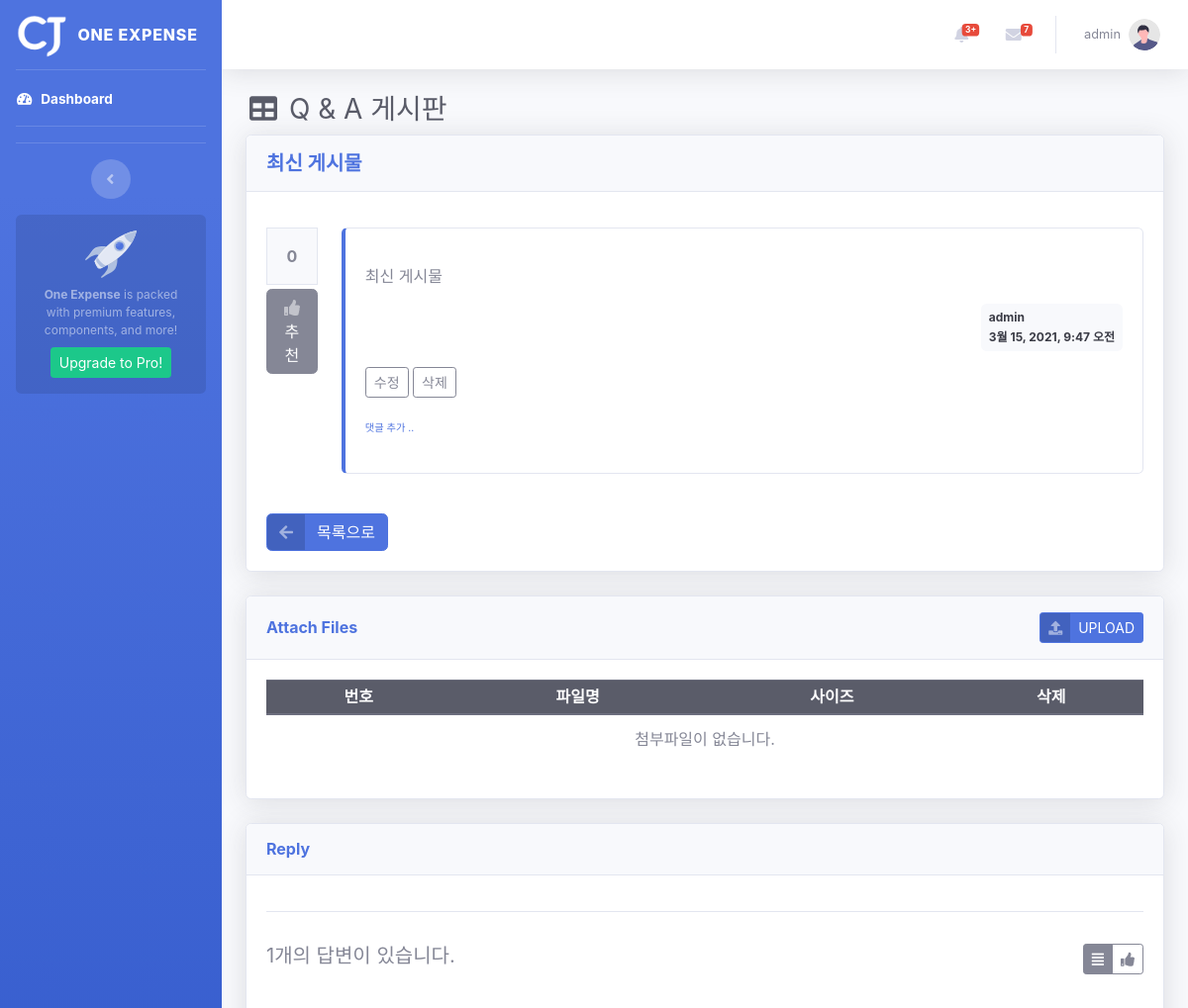
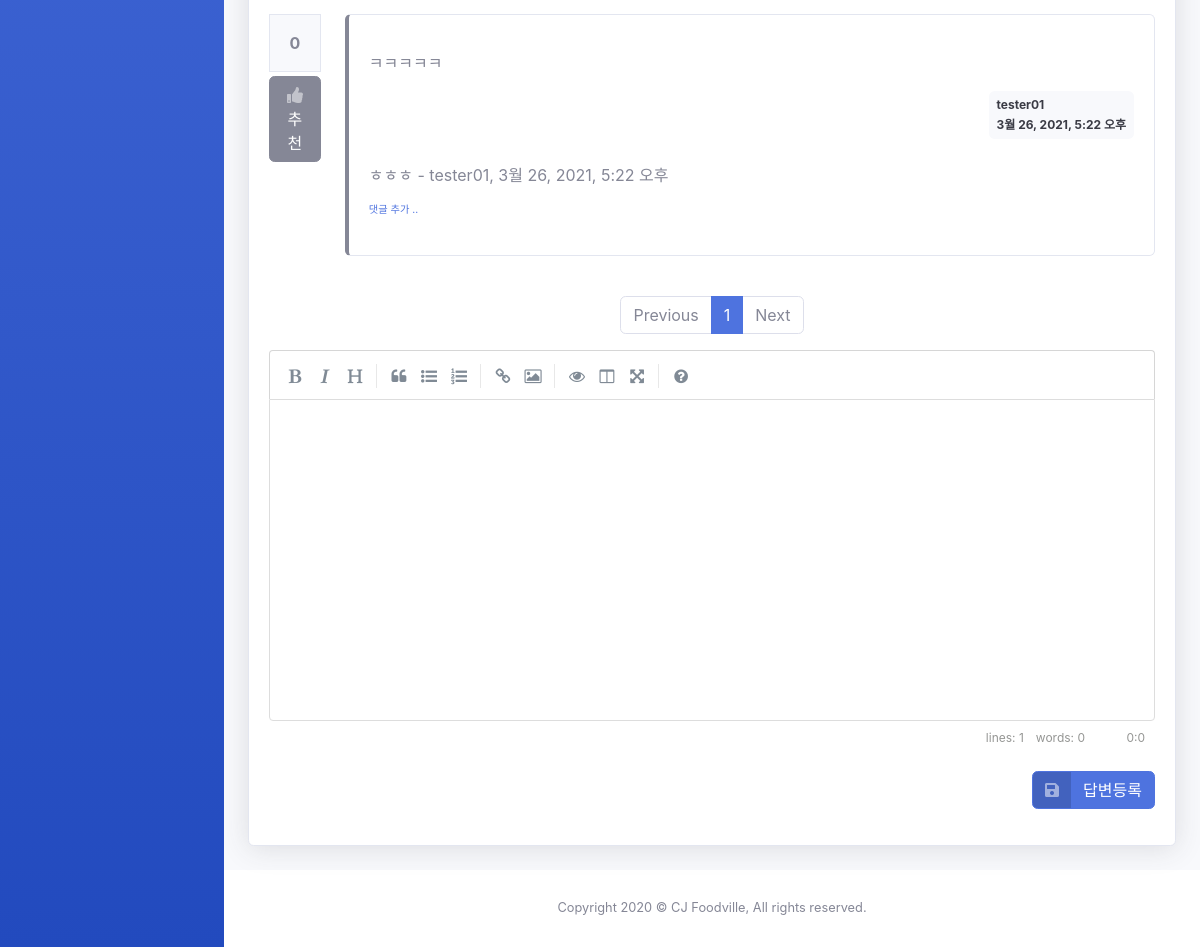
The app's page /board/board/detail/306/ (signed in) with its own data (2 pictures, top to bottom).
### board/models.py (models this page shows, shortened)
class Board(models.Model):
    menu = models.ForeignKey(Menu, on_delete=models.CASCADE, related_name='menu_board')
    author = models.ForeignKey(User, on_delete=models.CASCADE, related_name='author_board')
    subject = models.CharField(max_length=200)
    content = models.TextField()
    hit_count = models.IntegerField(default=0)
    create_date = models.DateTimeField()
    modify_date = models.DateTimeField(null=True, blank=True)
    voter = models.ManyToManyField(User, related_name='voter_board')

class Reply(models.Model):
    author = models.ForeignKey(User, on_delete=models.CASCADE, related_name='author_reply')
    board = models.ForeignKey(Board, on_delete=models.CASCADE)
    content = models.TextField()
    create_date = models.DateTimeField()
    modify_date = models.DateTimeField(null=True, blank=True)
    voter = models.ManyToManyField(User, related_name='voter_reply')

class Comment(models.Model):
    author = models.ForeignKey(User, on_delete=models.CASCADE)
    content = models.TextField()
    create_date = models.DateTimeField()
    modify_date = models.DateTimeField(null=True, blank=True)
    board = models.ForeignKey(Board, null=True, blank=True, on_delete=models.CASCADE)
    reply = models.ForeignKey(Reply, null=True, blank=True, on_delete=models.CASCADE)

### common/models.py (models this page shows, shortened)
class Menu(MPTTModel):
    title = models.CharField(max_length=50)
    parent = TreeForeignKey('self', null=True, blank=True, related_name='children', db_index=True, on_delete=models.CASCADE)
    url = models.CharField(max_length=20, null=True, blank=True)
    argument = models.CharField(max_length=20, null=True, blank=True)
    remark = models.TextField()
    sort_no = models.IntegerField()
    class Meta:
        ordering = ['sort_no', 'lft']
    class MPTTMeta:
        order_insertion_by = ['sort_no']

### board/views/base_views.py (the view)
# urls.py: path('board/detail/<int:board_id>/', base_views.detail, name='detail'),
@login_required(login_url='common:login')
def detail(request, board_id):
    page = request.GET.get('page', '1')  # 페이지
    so = request.GET.get('so', 'recent')  # 정렬기준
    board = get_object_or_404(Board, pk=board_id)
    board.hit_count += 1
    board.save()
    if so == 'recommend':
        reply_list = board.reply_set.all().annotate(num_voter=Count('voter')).order_by('-num_voter', '-create_date')
    else:  # recent
        reply_list = board.reply_set.all().order_by('-create_date')
    paginator = Paginator(reply_list, 5)  # 페이지당 5개씩 보여주기
    page_obj = paginator.get_page(page)
    fileForm = FileForm()
    file_list = File.objects.filter(ref_type='board', ref_id=board.id).order_by('-create_date')
    context = {'board': board, 'reply_list': page_obj, 'so': so, 'page': page, 'fileForm': fileForm, 'file_list': file_list, 'ref_type': 'board', 'ref_id': board.id}
    return render(request, 'board/board_detail.html', context)

### board/templatetags/board_filter.py (called while the page is built)
@register.filter()
def mark(value):
    extensions = ["nl2br", "fenced_code"]
    return mark_safe(markdown.markdown(value, extensions=extensions))

### templates/board/board_detail.html (shortened to what this page needs)
{% extends 'base.html' %}
{% load board_filter %}
{% block content %}
<div class="container-fluid">
    <h1 class="h3 mb-2 text-gray-800">
        <i class="fas fa-fw fa-table"></i>
        <span class="text">{{ board.menu.title }}</span>
    </h1>
    <div class="card shadow mb-4">
        <div class="card-header py-3">
            <h5 class="m-0 font-weight-bold text-primary">{{ board.subject }}</h5>
        </div>
        <div class="card-body">
            <div class="row my-3">
                <div class="col-1">
                    <div class="bg-light text-center p-3 border font-weight-bolder mb-1">{{board.voter.count}}</div>
                    <a href="#" data-uri="{% url 'board:vote_board' board.id  %}"
                       class="recommend btn btn-secondary w-100">
                        <span class="icon text-white-50">
                            <i class="fas fa-thumbs-up"></i>
                        </span>
                        <span class="text">추천</span>
                    </a>
                </div>
                <div class="col-11">
                    <div class="card mb-4 py-3 border-left-primary">
                        <div class="card-body">
                            <div class="card-text">{{ board.content|mark }}</div>
                            <div class="d-flex justify-content-end">
                                <div class="badge badge-light p-2 text-left">
                                    <div class="mb-2">{{ board.author.username }}</div>
                                    <div>{{ board.create_date }}</div>
                                </div>
                            </div>
                            {% if request.user == board.author %}
                            <div class="my-3">
                                <a href="{% url 'board:board_modify' board.id  %}"
                                   class="btn btn-sm btn-outline-secondary">수정</a>
                                <a href="#" class="delete btn btn-sm btn-outline-secondary"
                                   data-uri="{% url 'board:board_delete' board.id  %}">삭제</a>
                            </div>
                            {% endif %}
                            <div>
                                <a href="{% url 'board:comment_create_board' board.id  %}"
                                   class="small"><small> 댓글 추가 ..</small></a>
                            </div>
                        </div>
                    </div>
                </div>
            </div>
            <a href="{% url 'board:list' board.menu_id %}" class="btn btn-primary btn-icon-split">
                <span class="icon text-white-50">
                    <i class="fas fa-arrow-left"></i>
                </span>
                <span class="text">목록으로</span>
            </a>
        </div>
    </div>
    <div class="card shadow mb-4">
        <div class="card-header py-3 d-flex flex-row align-items-center justify-content-between">
            <h6 class="m-0 font-weight-bold text-primary">Attach Files</h6>
            <button id="upload_popup_btn" type="button" class="btn btn-primary btn-icon-split btn-sm">
                <span class="icon text-white-50">
                    <i class="fas fa-upload"></i>
                </span>
                <span class="text">UPLOAD</span>
            </button>
        </div>
        <div class="card-body">
            <table class="table">
                <thead>
                <tr class="text-center thead-dark table-sm">
                    <th>번호</th>
                    <th>파일명</th>
                    <th>사이즈</th>
                    <th>삭제</th>
                </tr>
                </thead>
                <tbody>
                {% if file_list %}
                {% for file in file_list %}
                <tr class="text-center">
                    <td>{{ forloop.counter }}</td>
                    <td>
                        <a href="{% url 'common:file_download' file.id  %}">{{ file.file_name }}</a>
                    </td>
                    <td>
                        {{ file.file_data.size }}
                    </td>
                    <td>
                        <a href="#" data-uri="{% url 'common:file_delete' file.id %}" class="file_delete badge badge-danger" type="button">DELETE</a>
                    </td>
                </tr>
                {% endfor %}
                {% else %}
                <tr>
                    <td colspan="4" class="text-center">첨부파일이 없습니다.</td>
                </tr>
                {% endif %}
                </tbody>
            </table>
        </div>
    </div>
    <div class="card shadow mb-4">
        <div class="card-header py-3">
            <h6 class="m-0 font-weight-bold text-primary">Reply</h6>
        </div>
        <div class="card-body">
            <div class="d-flex justify-content-between border-top my-3 py-2">
                <h5 class="my-3 py-2">{{ reply_list.paginator.count }}개의 답변이 있습니다.</h5>
                <div class="btn-group my-3 py-2" role="group">
                    <button type="button" class="btn btn-sm btn-outline-secondary so {% if so == 'recent' %}active{% endif %}" data-so="recent"  data-original-title="최신순">
                        <i class="fas fa-align-justify"></i>
                    </button>
                    <button type="button" class="btn btn-sm btn-outline-secondary so {% if so == 'recommend' %}active{% endif %}" data-so="recommend" data-original-title="추천순">
                        <i class="fas fa-thumbs-up"></i>
                    </button>
                </div>
            </div>
            {% for reply in reply_list %}
            <div class="row my-3">
                <div class="col-1">
                    <div class="bg-light text-center p-3 border font-weight-bolder mb-1">{{reply.voter.count}}</div>
                    <a href="#" data-uri="{% url 'board:vote_reply' reply.id  %}"
                       class="recommend btn btn-secondary w-100">
                        <span class="icon text-white-50">
                            <i class="fas fa-thumbs-up"></i>
                        </span>
                        <span class="text">추천</span>
                    </a>
                </div>
                <div class="col-11">
                    <div class="card mb-4 py-3 border-left-secondary">
                        <div class="card-body">
                            <div class="card-text">{{ reply.content|mark }}</div>
                            <div class="d-flex justify-content-end">
                                <div class="badge badge-light p-2 text-left">
                                    <div class="mb-2">{{ reply.author.username }}</div>
                                    <div>{{ reply.create_date }}</div>
                                </div>
                            </div>
                            {% if reply.comment_set.count > 0 %}
                            <div class="mt-3">
                            {% for comment in reply.comment_set.all %}
                                <div class="comment py-2 text-muted">
                                    <span style="white-space: pre-line;">{{ comment.content }}</span>
                                    <span>
                                        - {{ comment.author }}, {{ comment.create_date }}
                                    </span>
                                </div>
                            {% endfor %}
                            </div>
                            {% endif %}
                            <div>
                                <a href="{% url 'board:comment_create_reply' reply.id  %}"
                                   class="small"><small> 댓글 추가 ..</small></a>
                            </div>
                        </div>
                    </div>
                </div>
            </div>
            {% endfor %}
            <ul class="pagination justify-content-center">
                {% if reply_list.has_previous %}
                <li class="paginate_button page-item previous">
                    <a href="#" aria-controls="dataTable" data-page="{{ reply_list.previous_page_number }}" tabindex="0" class="page-link">Previous</a>
                </li>
                {% else %}
                <li class="paginate_button page-item previous disabled">
                    <a href="#" aria-controls="dataTable" tabindex="-1" class="page-link" aria-disabled="true">Previous</a>
                </li>
                {% endif %}
                {% for page_number in reply_list.paginator.page_range %}
                    {% if page_number >= reply_list.number|add:-5 and page_number <= reply_list.number|add:5 %}
                        {% if page_number == reply_list.number %}
                        <li class="paginate_button page-item active" aria-current="page">
                            <a href="#" aria-controls="dataTable" data-page="{{ page_number }}" class="page-link">{{ page_number }}</a>
                        </li>
                        {% else %}
                        <li class="paginate_button page-item">
                            <a href="#" aria-controls="dataTable" data-page="{{ page_number }}" class="page-link">{{ page_number }}</a>
                        </li>
                        {% endif %}
                    {% endif %}
                {% endfor %}
                {% if reply_list.has_next %}
                <li class="paginate_button page-item next">
                    <a href="#" aria-controls="dataTable" data-page="{{ reply_list.next_page_number }}" tabindex="0" class="page-link">Next</a>
                </li>
                {% else %}
                <li class="paginate_button page-item next disabled">
                    <a href="#" aria-controls="dataTable" tabindex="-1" class="page-link" aria-disabled="true">Next</a>
                </li>
                {% endif %}
            </ul>
            <form action="{% url 'board:reply_create' board.id %}" method="post" class="my-3">
                <div class="form-group">
                </div>
                <div class="d-flex justify-content-end">
                    <button type="submit" class="btn btn-primary btn-icon-split">
                        <span class="icon text-white-50">
                            <i class="fas fa-save"></i>
                        </span>
                        <span class="text">답변등록</span>
                    </button>
                </div>
            </form>
        </div>
    </div>
</div>
{% endblock %}

### templates/base.html (shortened to what this page needs)
{% load static %}
<!doctype html>
<html lang="ko">
<head>
    <link rel="stylesheet" type="text/css" href="{% static 'fontawesome.all.min.css' %}">
    <link rel="stylesheet" type="text/css" href="{% static 'simplemde.min.css' %}">
    <link rel="stylesheet" type="text/css" href="{% static 'dataTables.bootstrap4.min.css' %}">
    <link rel="stylesheet" type="text/css" href="{% static 'sb-admin-2.css' %}">
</head>
<body id="page-top">
    <div id="wrapper">
        {% include "navbar.html" %}
        <div id="content-wrapper" class="d-flex flex-column">
            <div id="main-content">
                <nav class="navbar navbar-expand navbar-light bg-white topbar mb-4 static-top shadow">
                    <ul class="navbar-nav ml-auto">
                        <li class="nav-item dropdown no-arrow mx-1">
                            <a class="nav-link dropdown-toggle" href="#" id="alertsDropdown" role="button"
                                data-toggle="dropdown" aria-haspopup="true" aria-expanded="false">
                                <i class="fas fa-bell fa-fw"></i>
                                <span class="badge badge-danger badge-counter">3+</span>
                            </a>
                        </li>
                        <li class="nav-item dropdown no-arrow mx-1">
                            <a class="nav-link dropdown-toggle" href="#" id="messagesDropdown" role="button"
                                data-toggle="dropdown" aria-haspopup="true" aria-expanded="false">
                                <i class="fas fa-envelope fa-fw"></i>
                                <span class="badge badge-danger badge-counter">7</span>
                            </a>
                        </li>
                        <li class="nav-item dropdown no-arrow">
                            <a class="nav-link dropdown-toggle" href="#" id="userDropdown" role="button"
                                data-toggle="dropdown" aria-haspopup="true" aria-expanded="false">
                                <span class="mr-2 d-none d-lg-inline text-gray-600 small">{{ user.username }}</span>
                                <img class="img-profile rounded-circle"
                                    src="{% static '/images/undraw_profile.svg' %}">
                            </a>
                        </li>
                    </ul>
                </nav>
                {% block content %}
                {% endblock %}
            </div>
            <footer class="sticky-footer bg-white">
                <div class="container my-auto">
                    <div class="copyright text-center my-auto">
                        <span>Copyright 2020 &copy; CJ Foodville, All rights reserved.</span>
                    </div>
                </div>
            </footer>
        </div>
    </div>
</body>
</html>

### records on screen
Board: menu "Q & A 게시판", subject "최신 게시물", voter.count "0", content|mark "최신 게시물", author.username "admin", create_date "3월 15, 2021, 9:47 오전"
Reply: voter.count "0", content|mark "ㅋㅋㅋㅋㅋ", author.username "tester01", create_date "3월 26, 2021, 5:22 오후"
Comment: content "ㅎㅎㅎ", author "tester01", create_date "3월 26, 2021, 5:22 오후"

### other values on screen
{{ user.username }} "admin"
{{ reply_list.paginator.count }} "1"
{{ page_number }} "1"
